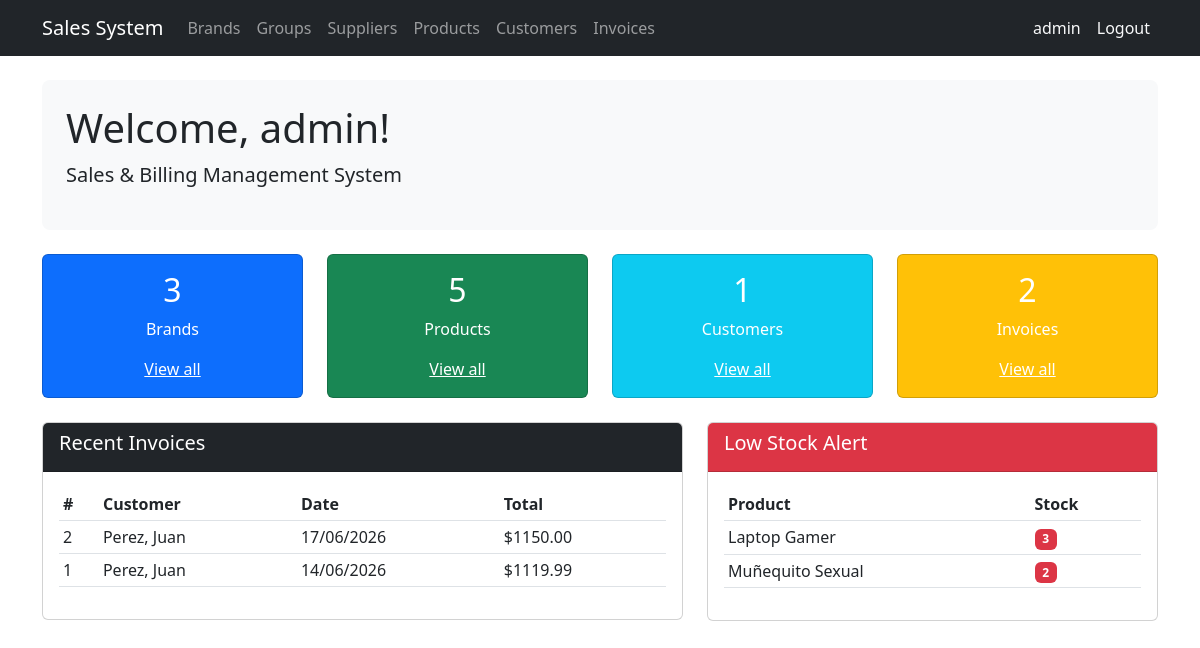
The app's page / (signed in) with its own data.
### billing/models.py (models this page shows, shortened)
class Invoice(models.Model):
    customer = models.ForeignKey(Customer, on_delete=models.PROTECT, related_name='invoices')
    invoice_date = models.DateTimeField(auto_now_add=True)
    subtotal = models.DecimalField(max_digits=12, decimal_places=2, default=0)
    tax = models.DecimalField(max_digits=12, decimal_places=2, default=0)
    total = models.DecimalField(max_digits=12, decimal_places=2, default=0)
    is_active = models.BooleanField(default=True)
    class Meta: ordering = ['-invoice_date']

class Customer(models.Model):
    dni = models.CharField(
        max_length=13,
        unique=True,
        verbose_name='DNI/RUC',
        validators=[validate_cedula_ec]
    )
    first_name = models.CharField(max_length=100)
    last_name = models.CharField(max_length=100)
    email = models.EmailField(blank=True, null=True)
    phone = models.CharField(max_length=20, blank=True, null=True)
    address = models.TextField(blank=True, null=True)
    is_active = models.BooleanField(default=True)
    created_at = models.DateTimeField(auto_now_add=True)
    updated_at = models.DateTimeField(auto_now=True)
    class Meta:
        ordering = ['last_name', 'first_name']
    def __str__(self): return f'{self.last_name}, {self.first_name}'

class Product(models.Model):
    name = models.CharField(max_length=200, verbose_name='Product Name')
    description = models.TextField(blank=True, null=True)
    brand = models.ForeignKey(Brand, on_delete=models.PROTECT, related_name='products')
    group = models.ForeignKey(ProductGroup, on_delete=models.PROTECT, related_name='products')
    suppliers = models.ManyToManyField(Supplier, related_name='products', blank=True)
    unit_price = models.DecimalField(max_digits=12, decimal_places=2)
    stock = models.IntegerField(default=0)
    image = models.ImageField(upload_to='products/', blank=True, null=True, verbose_name='Image')
    is_active = models.BooleanField(default=True)
    created_at = models.DateTimeField(auto_now_add=True)
    updated_at = models.DateTimeField(auto_now=True)
    class Meta:
        verbose_name = 'Product'
        verbose_name_plural = 'Products'
        ordering = ['name']

### billing/views.py (the view)
# urls.py: path('', views.home, name='home'),
@login_required
def home(request):
    context = {
        'total_brands': Brand.objects.count(),
        'total_products': Product.objects.count(),
        'total_customers': Customer.objects.count(),
        'total_invoices': Invoice.objects.count(),
        'recent_invoices': Invoice.objects.all()[:5],
        'low_stock': Product.objects.filter(stock__lte=5, is_active=True),
    }
    return render(request, 'billing/home.html', context)

### billing/templates/billing/home.html (shortened to what this page needs)
{% extends 'billing/base.html' %}
{% block content %}
<div class="p-4 mb-4 bg-light rounded-3">
  <h1>Welcome, {{ user.first_name|default:user.username }}!</h1>
  <p class="lead">Sales & Billing Management System</p>
</div>
<div class="row mb-4">
  <div class="col-md-3">
    <div class="card text-white bg-primary">
      <div class="card-body text-center">
        <h2>{{ total_brands }}</h2>
        <p>Brands</p>
        <a href="{% url 'billing:brand_list' %}" class="text-white">View all</a>
      </div>
    </div>
  </div>
  <div class="col-md-3">
    <div class="card text-white bg-success">
      <div class="card-body text-center">
        <h2>{{ total_products }}</h2>
        <p>Products</p>
        <a href="{% url 'billing:product_list' %}" class="text-white">View all</a>
      </div>
    </div>
  </div>
  <div class="col-md-3">
    <div class="card text-white bg-info">
      <div class="card-body text-center">
        <h2>{{ total_customers }}</h2>
        <p>Customers</p>
        <a href="{% url 'billing:customer_list' %}" class="text-white">View all</a>
      </div>
    </div>
  </div>
  <div class="col-md-3">
    <div class="card text-white bg-warning">
      <div class="card-body text-center">
        <h2>{{ total_invoices }}</h2>
        <p>Invoices</p>
        <a href="{% url 'billing:invoice_list' %}" class="text-white">View all</a>
      </div>
    </div>
  </div>
</div>
<div class="row">
  <div class="col-md-7">
    <div class="card">
      <div class="card-header bg-dark text-white"><h5>Recent Invoices</h5></div>
      <div class="card-body">
        <table class="table table-sm">
          <thead><tr><th>#</th><th>Customer</th><th>Date</th><th>Total</th></tr></thead>
          <tbody>
            {% for inv in recent_invoices %}
            <tr>
              <td>{{ inv.id }}</td>
              <td>{{ inv.customer }}</td>
              <td>{{ inv.invoice_date|date:"d/m/Y" }}</td>
              <td>${{ inv.total }}</td>
            </tr>
            {% empty %}
            <tr><td colspan="4" class="text-center">No invoices yet.</td></tr>
            {% endfor %}
          </tbody>
        </table>
      </div>
    </div>
  </div>
  <div class="col-md-5">
    <div class="card">
      <div class="card-header bg-danger text-white"><h5>Low Stock Alert</h5></div>
      <div class="card-body">
        <table class="table table-sm">
          <thead><tr><th>Product</th><th>Stock</th></tr></thead>
          <tbody>
            {% for p in low_stock %}
            <tr><td>{{ p.name }}</td><td><span class="badge bg-danger">{{ p.stock }}</span></td></tr>
            {% empty %}
            <tr><td colspan="2" class="text-center text-success">All products have stock.</td></tr>
            {% endfor %}
          </tbody>
        </table>
      </div>
    </div>
  </div>
</div>
{% endblock %}

### billing/templates/billing/base.html (shortened to what this page needs)
<!DOCTYPE html>
<html lang="es">
<head>
  <link href="https://cdn.jsdelivr.net/npm/bootstrap@5.3.0/dist/css/bootstrap.min.css" rel="stylesheet">
</head>
<body>
<nav class="navbar navbar-expand-lg navbar-dark bg-dark">
  <div class="container">
    <a class="navbar-brand" href="{% url 'billing:home' %}">Sales System</a>
    <div class="collapse navbar-collapse" id="nav">
      <ul class="navbar-nav me-auto">
        {% if user.is_authenticated %}
        <li class="nav-item"><a class="nav-link" href="{% url 'billing:brand_list' %}">Brands</a></li>
        <li class="nav-item"><a class="nav-link" href="{% url 'billing:productgroup_list' %}">Groups</a></li>
        <li class="nav-item"><a class="nav-link" href="{% url 'billing:supplier_list' %}">Suppliers</a></li>
        <li class="nav-item"><a class="nav-link" href="{% url 'billing:product_list' %}">Products</a></li>
        <li class="nav-item"><a class="nav-link" href="{% url 'billing:customer_list' %}">Customers</a></li>
        <li class="nav-item"><a class="nav-link" href="{% url 'billing:invoice_list' %}">Invoices</a></li>
        {% endif %}
      </ul>
      <ul class="navbar-nav">
      {% if user.is_authenticated %}
      <li class="nav-item">
        <span class="nav-link text-light">{{ user.username }}</span>
      </li>
      <li class="nav-item">
        <form method="post" action="{% url 'logout' %}" class="d-inline">
          <button type="submit" class="nav-link btn btn-link text-light"
                  style="text-decoration:none;">Logout</button>
        </form>
      </li>
      {% endif %}
    </ul>
    </div>
  </div>
</nav>
<div class="container mt-4">
  {% block content %}{% endblock %}
</div>
</body>
</html>

### records on screen
Invoice: id "2", customer "Perez, Juan", invoice_date "17/06/2026", total "1150.00"
Invoice: id "1", customer "Perez, Juan", invoice_date "14/06/2026", total "1119.99"
Product: name "Laptop Gamer", stock "3"
Product: name "Muñequito Sexual", stock "2"

### other values on screen
{{ user.username }} "admin"
{{ user.first_name|default:user.username }} "admin"
{{ total_brands }} "3"
{{ total_products }} "5"
{{ total_customers }} "1"
{{ total_invoices }} "2"
